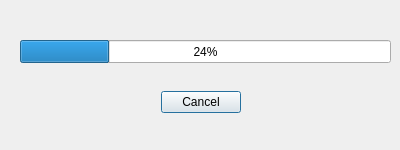
<?xml version="1.0" encoding="UTF-8"?>
<ui version="4.0">
 <class>ProgressDialog</class>
 <widget class="QDialog" name="ProgressDialog">
  <property name="geometry">
   <rect>
    <x>0</x>
    <y>0</y>
    <width>400</width>
    <height>150</height>
   </rect>
  </property>
  <property name="sizePolicy">
   <sizepolicy hsizetype="Fixed" vsizetype="Fixed">
    <horstretch>0</horstretch>
    <verstretch>0</verstretch>
   </sizepolicy>
  </property>
  <property name="minimumSize">
   <size>
    <width>400</width>
    <height>150</height>
   </size>
  </property>
  <property name="maximumSize">
   <size>
    <width>400</width>
    <height>150</height>
   </size>
  </property>
  <property name="baseSize">
   <size>
    <width>400</width>
    <height>150</height>
   </size>
  </property>
  <property name="windowTitle">
   <string>Dialog</string>
  </property>
  <widget class="QProgressBar" name="progressBar">
   <property name="geometry">
    <rect>
     <x>20</x>
     <y>40</y>
     <width>371</width>
     <height>23</height>
    </rect>
   </property>
   <property name="value">
    <number>24</number>
   </property>
  </widget>
  <widget class="QDialogButtonBox" name="buttonBox">
   <property name="geometry">
    <rect>
     <x>150</x>
     <y>90</y>
     <width>91</width>
     <height>25</height>
    </rect>
   </property>
   <property name="standardButtons">
    <set>QDialogButtonBox::Cancel</set>
   </property>
  </widget>
 </widget>
 <resources/>
 <connections/>
</ui>
